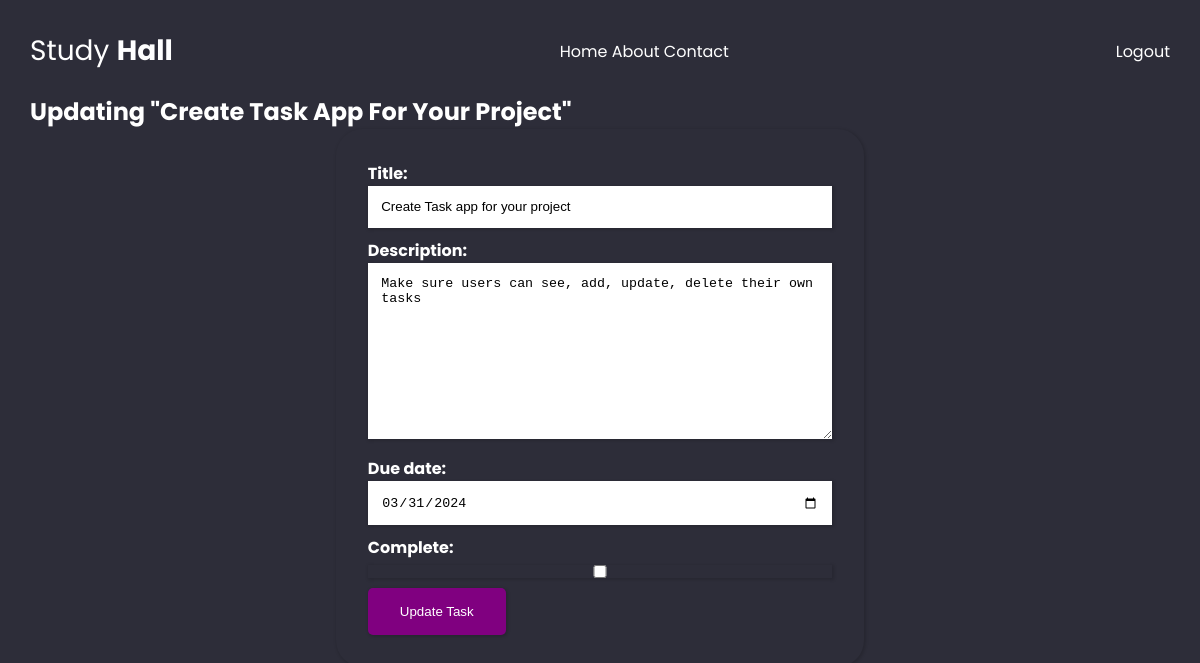
Page /update-task/4/ (signed in) on the committed database.
### tasks/models.py (models this page shows, shortened)
class Tasks(models.Model):
    user = models.ForeignKey(User, on_delete=models.CASCADE)
    title = models.CharField(max_length=200)
    description = models.TextField(null=True, blank=True)
    due_date = models.DateField()
    created_on = models.DateTimeField(auto_now_add=True)
    complete = models.BooleanField(default=False)

### tasks/views.py (the view)
# urls.py: path('update-task/<int:pk>/', UpdateTask.as_view(), name='update-task'),
class UpdateTask(LoginRequiredMixin, UpdateView):
    form_class = TaskForm
    template_name = 'tasks/update-task.html'
    login_url = reverse_lazy('login')
    success_url = reverse_lazy('tasks')
    def get_queryset(self):
        pk = self.kwargs.get('pk')
        return Tasks.objects.filter(pk=pk)
    def get_context_data(self, **kwargs):
        context = super().get_context_data(**kwargs)
        context['task'] = self.get_object().title
        return context

### tasks/forms.py
class TaskForm(forms.ModelForm):
    class Meta:
        model = Tasks
        fields = ['title', 'description', 'due_date', 'complete']
        widgets = {
            'due_date': forms.DateInput(attrs={'type': 'date'})
        }

### tasks/templates/tasks/update-task.html (shortened to what this page needs)
{% extends 'studyHall/index.html' %}
{% block content %}
<div>
    <h2>Updating "{{task.title}}" </h2>
    <form method="post">
        {{form.as_p}}
        <button type="submit">Update Task</button>
    </form>
</div>
{% endblock %}

### StudyHall/static/styles/main.css (style rules this page uses)
* { margin: 0; padding: 0; box-sizing: border-box; }
html { font-family: "Poppins", sans-serif; }
body { color: white; margin: 10px; padding: 20px; background-color: #2d2d39; min-height: 100vh; }
button { background-color: purple; color: white; cursor: pointer; border: none; display: inline-flex; align-items: center; gap: 1rem; cursor: pointer; transition: all ease-in-out 0.3s; padding: 1rem 2rem; border-radius: 5px; box-shadow: 1px 1px 3px 1px rgba(0, 0, 0, 0.15); font-weight: 500; }
form { border-radius: 5%; padding: 2rem; margin: 0 auto; max-width: fit-content; font-weight: 700; box-shadow: 1px 1px 3px 1px rgba(0, 0, 0, 0.15); }
form input, form select, form textarea { width: 100%; padding: 10px; margin-bottom: 10px; padding: 1em; box-sizing: border-box; border: none; box-shadow: 1px 1px 3px 1px rgba(0, 0, 0, 0.15); }

### rows in the picture
Tasks: title "Create Task App For Your Project", title "Create Task app for your project", description "Make sure users can see, add, update, delete their own tasks", due_date "03/31/2024"
